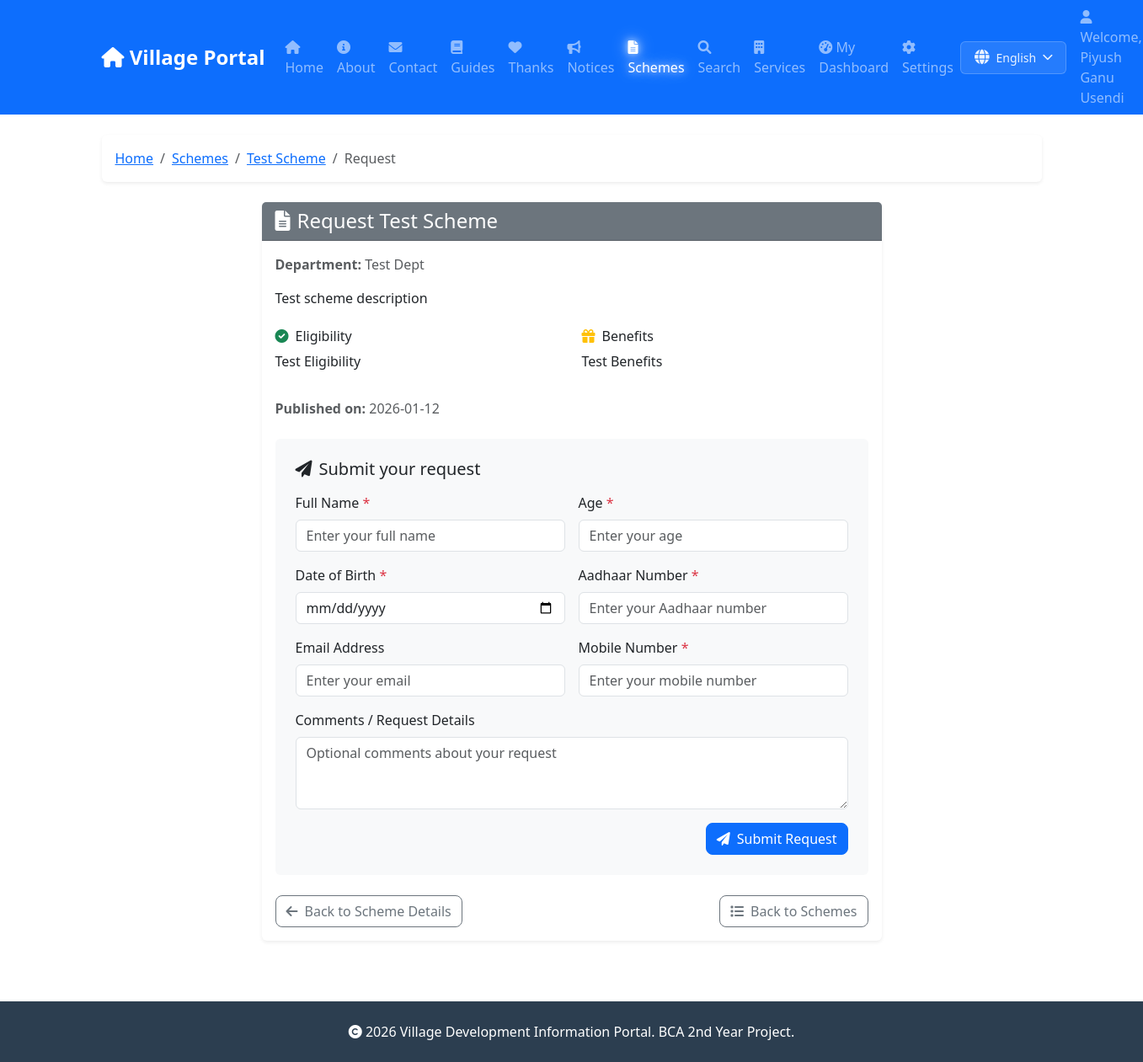
Page /schemes/request/317 (signed in) on the earlier database version.
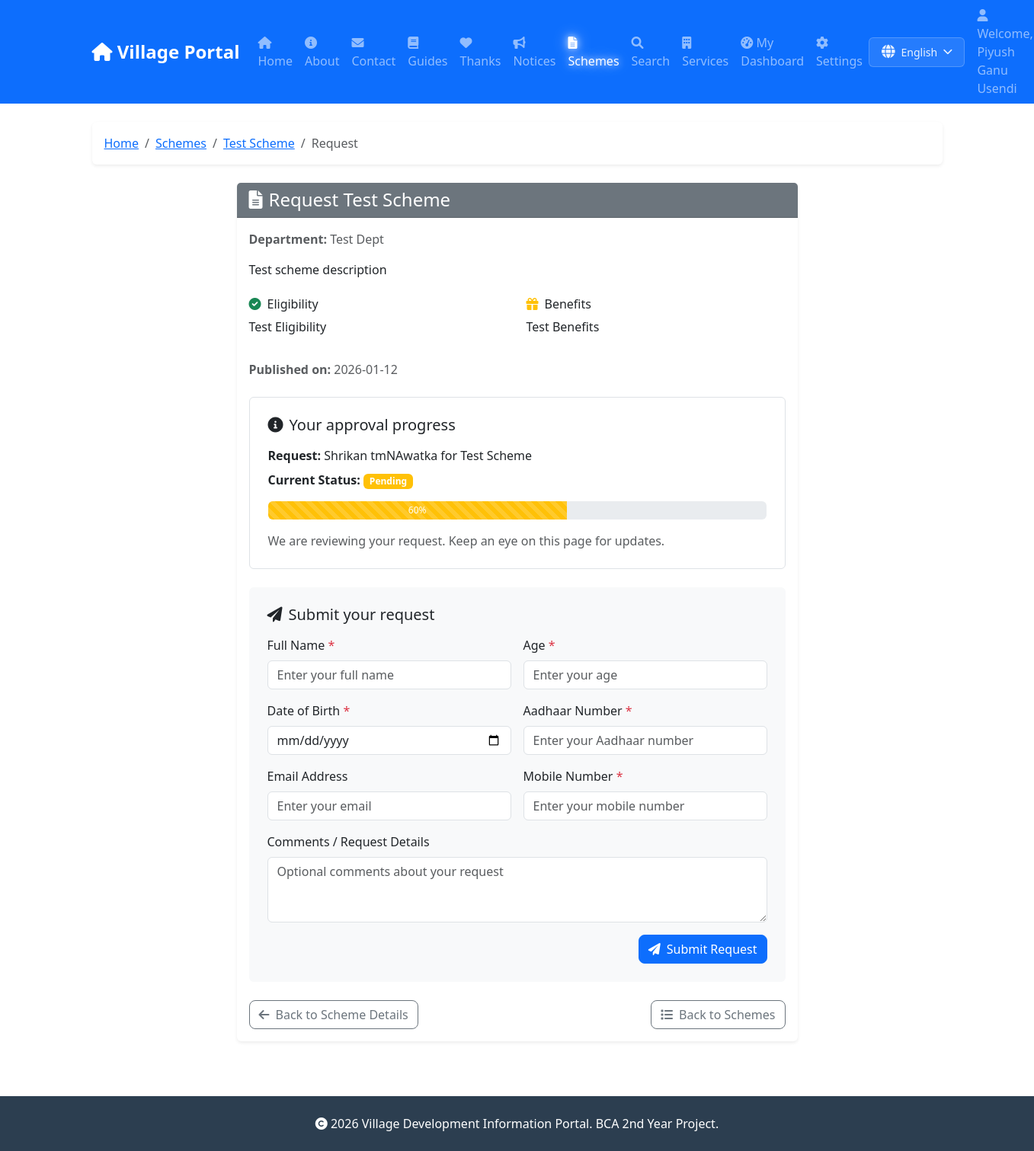
Same page on the later database version.
### tables this page shows
CREATE TABLE schemes (
            id INTEGER PRIMARY KEY AUTOINCREMENT,
            title TEXT NOT NULL,
            description TEXT,
            department TEXT,
            eligibility TEXT,
            benefits TEXT,
            apply_link TEXT,
            published_on TIMESTAMP DEFAULT CURRENT_TIMESTAMP
        , location TEXT DEFAULT "All");

CREATE TABLE beneficiaries (
            id INTEGER PRIMARY KEY AUTOINCREMENT,
            name TEXT NOT NULL,
            age INTEGER,
            gender TEXT,
            scheme_id INTEGER,
            mobile TEXT,
            status TEXT DEFAULT 'Pending',
            registered_on TIMESTAMP DEFAULT CURRENT_TIMESTAMP
        , user_id INTEGER, dob TEXT, aadhaar TEXT);

### app.py (the view)
@app.route('/schemes/request/<int:scheme_id>', methods=['GET'])
@login_required
def request_scheme(scheme_id):
    progress = None
    conn = get_db()
    cursor = conn.cursor()
    cursor.execute('SELECT * FROM schemes WHERE id = ?', (scheme_id,))
    scheme = cursor.fetchone()
    if scheme:
        cursor.execute(
            'SELECT b.*, s.title as scheme_name FROM beneficiaries b LEFT JOIN schemes s ON b.scheme_id = s.id WHERE b.user_id = ? AND b.scheme_id = ?',
            (current_user.id, scheme_id)
        )
        progress = cursor.fetchone()
    conn.close()
    if not scheme:
        flash('Scheme not found.', 'error')
        return redirect(url_for('schemes'))
    return render_template('scheme_request.html', scheme=scheme, progress=progress)

### app.py (called while the page is built)
def get_db():
    db_path = app.config.get('DATABASE', 'database.db')
    conn = sqlite3.connect(db_path)
    conn.row_factory = sqlite3.Row
    return conn

@login_manager.user_loader
def load_user(user_id):
    conn = get_db()
    cursor = conn.cursor()
    cursor.execute('SELECT * FROM users WHERE id = ?', (user_id,))
    user = cursor.fetchone()
    conn.close()
    if user:
        return User(user['id'], user['name'], user['email'], user['role'], dict(user).get('location'))
    return None

### templates/scheme_request.html (shortened to what the changed rows need)
{% extends "base.html" %}
{% block content %}
<nav aria-label="breadcrumb" class="mb-4">
    <ol class="breadcrumb bg-white p-3 rounded shadow-sm">
        <li class="breadcrumb-item"><a href="{{ url_for('scheme_detail', scheme_id=scheme.id) }}">{{ scheme.title }}</a>
        </li>
    </ol>
</nav>
<div class="row justify-content-center">
    <div class="col-lg-8">
        <div class="card shadow-sm mb-4">
            <div class="card-header bg-secondary text-white">
                <h4 class="mb-0"><i class="fas fa-file-alt me-2"></i>Request {{ scheme.title }}</h4>
            </div>
            <div class="card-body">
                <p class="text-muted mb-3"><strong>Department:</strong> {{ scheme.department }}</p>
                <p class="mb-4">{{ scheme.description }}</p>
                <div class="row mb-3">
                    <div class="col-md-6">
                        <h6><i class="fas fa-check-circle text-success me-2"></i>Eligibility</h6>
                        <p>{{ scheme.eligibility }}</p>
                    </div>
                    <div class="col-md-6">
                        <h6><i class="fas fa-gift text-warning me-2"></i>Benefits</h6>
                        <p>{{ scheme.benefits }}</p>
                    </div>
                </div>
                <div class="mb-4">
                    <p class="text-muted mb-1"><strong>Published on:</strong> {{ scheme.published_on[:10] }}</p>
                </div>
                {% if progress %}
                <div class="mb-4 p-4 bg-white rounded border">
                    <h5 class="mb-3"><i class="fas fa-info-circle me-2"></i>Your approval progress</h5>
                    <p class="mb-2"><strong>Request:</strong> {{ progress.name }} for {{ scheme.title }}</p>
                    <p class="mb-3"><strong>Current Status:</strong>
                        <span
                            class="badge bg-{{ 'success' if progress.status == 'Approved' else 'warning' if progress.status == 'Pending' else 'danger' }}">
                            {{ progress.status }}
                        </span>
                    </p>
                    <div class="progress" style="height: 24px;">
                        <div class="progress-bar progress-bar-striped progress-bar-animated bg-{{ 'success' if progress.status == 'Approved' else 'warning' if progress.status == 'Pending' else 'danger' }}"
                            role="progressbar"
                            style="width: {{ 100 if progress.status == 'Approved' else 60 if progress.status == 'Pending' else 40 }}%">
                            {{ 100 if progress.status == 'Approved' else 60 if progress.status == 'Pending' else 40 }}%
                        </div>
                    </div>
                    {% if progress.status != 'Approved' %}
                    <p class="text-muted mt-3 mb-0">We are reviewing your request. Keep an eye on this page for updates.
                    </p>
                    {% else %}
                    <p class="text-muted mt-3 mb-0">Your application has been approved. Please follow the scheme
                        instructions or contact the administrator for next steps.</p>
                    {% endif %}
                </div>
                {% endif %}
                <div class="mb-4 p-4 bg-light rounded">
                    <h5 class="mb-3"><i class="fas fa-paper-plane me-2"></i>Submit your request</h5>
                    <form method="post" action="{{ url_for('submit_scheme_request') }}">
                    </form>
                </div>
                <div class="d-flex justify-content-between gap-2">
                    <a href="{{ url_for('scheme_detail', scheme_id=scheme.id) }}" class="btn btn-outline-secondary">
                        <i class="fas fa-arrow-left me-2"></i>Back to Scheme Details</a>
                    <a href="{{ url_for('schemes') }}" class="btn btn-outline-secondary">
                        <i class="fas fa-list me-2"></i>Back to Schemes</a>
                </div>
            </div>
        </div>
    </div>
</div>
{% endblock %}

Differences in the rows shown:
changed schemes "Test Scheme": title (not shown) → "Test Scheme"
added beneficiaries: name "Shrikan tmNAwatka", status "Pending", status "60"
Other differences:
text now shown: "Your approval progress Request: for Current Status: % We are reviewing your request. Keep an eye on this page for updates."
